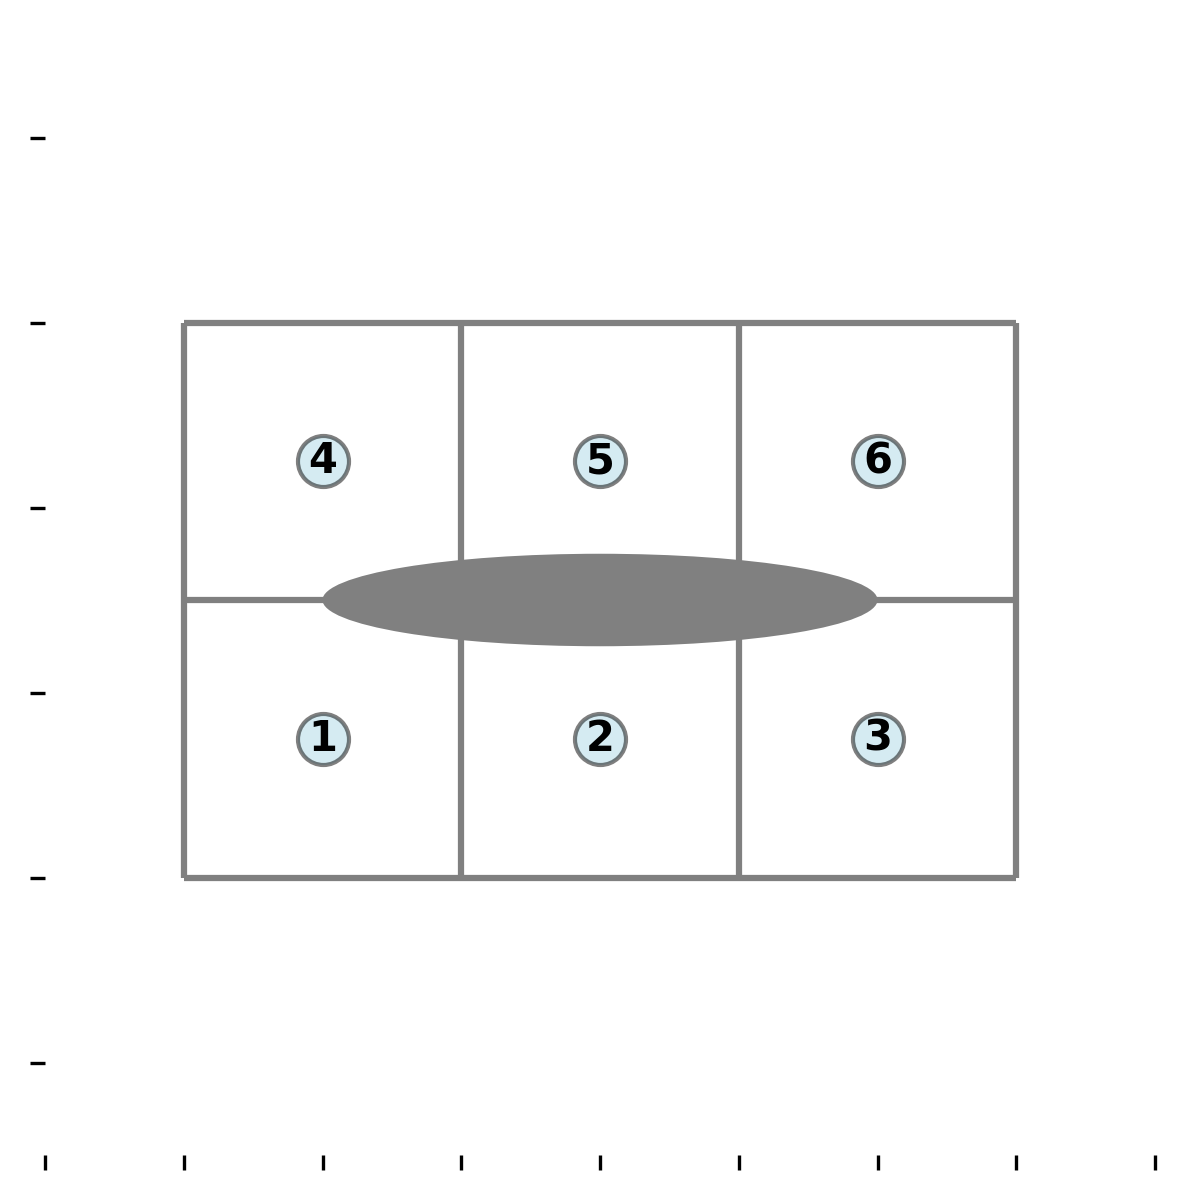

Write Python code to recreate this figure.
#!/usr/bin/env python3
# -*- coding: utf-8 -*-
"""
Created on Thu Nov 14 12:12:36 2024

@author: ecastro
"""


import numpy as np
import matplotlib.pyplot as plt
from matplotlib.patches import Ellipse


centroids = True
saveFig = True

X = [[1, 3, 5], [1, 3, 5]]
Y = [[0.75, 0.75, 0.75], [2.25, 2.25, 2.25]]

#%%
fig, ax = plt.subplots(figsize=(4, 4))


# centroids
ax.scatter(X, Y, marker='o', s=150, 
           c='lightblue', alpha=0.5, edgecolors='k')

# ellipse
ell = Ellipse(
    xy=(3, 1.5),
    width=4,
    height=0.5
)
ax.add_artist(ell)
ell.set_facecolor('gray')

if centroids == True:
    
    # centroids
    ax.annotate("1", xy=[1, 0.75], fontweight='bold', ha='center', va='center')
    ax.annotate("2", xy=[3, 0.75], fontweight='bold', ha='center', va='center')
    ax.annotate("3", xy=[5, 0.75], fontweight='bold', ha='center', va='center')
    ax.annotate("4", xy=[1, 2.25], fontweight='bold', ha='center', va='center')
    ax.annotate("5", xy=[3, 2.25], fontweight='bold', ha='center', va='center')
    ax.annotate("6", xy=[5, 2.25], fontweight='bold', ha='center', va='center')

    
# grid  
ax.hlines([0, 1.5, 3], xmin=[0, 0, 0], xmax=[6, 6, 6],
          linestyle='-', color='gray')
ax.vlines([0, 2, 4, 6], ymin=[0, 0, 0, 0], ymax=[3, 3, 3, 3],
          linestyle='-', color='gray')


ax.spines[['left', 'right', 'top', 'bottom']].set_visible(False) 
# grid
ax.set_xticklabels([])
ax.set_xlim(-1, 7)
ax.set_yticklabels([])
ax.set_ylim(-1.5, 4.5)


fig.tight_layout()

plt.show() 

if saveFig == True:
    name = "mesh_with_6_elements"
    fig.savefig(".".join([name,"pdf"]), dpi=300)
    fig.savefig(".".join([name,"png"]), dpi=300)
